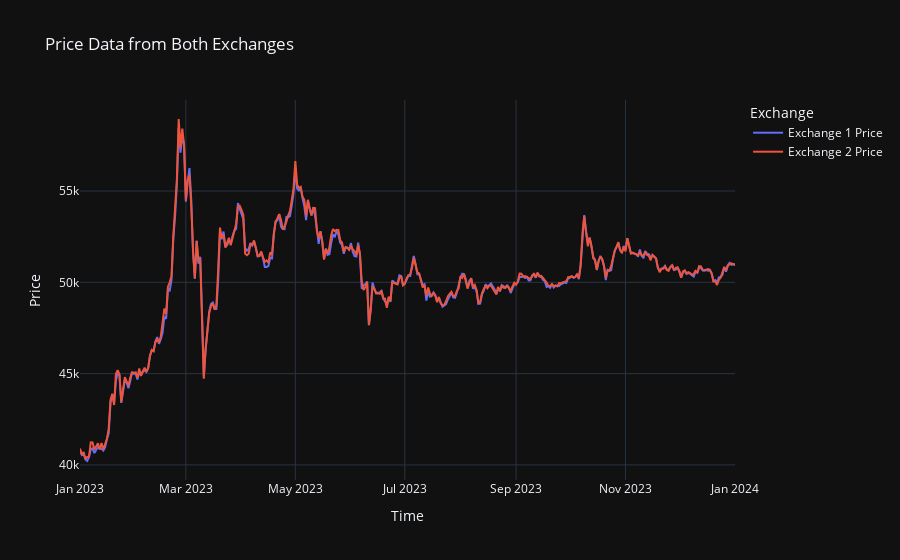
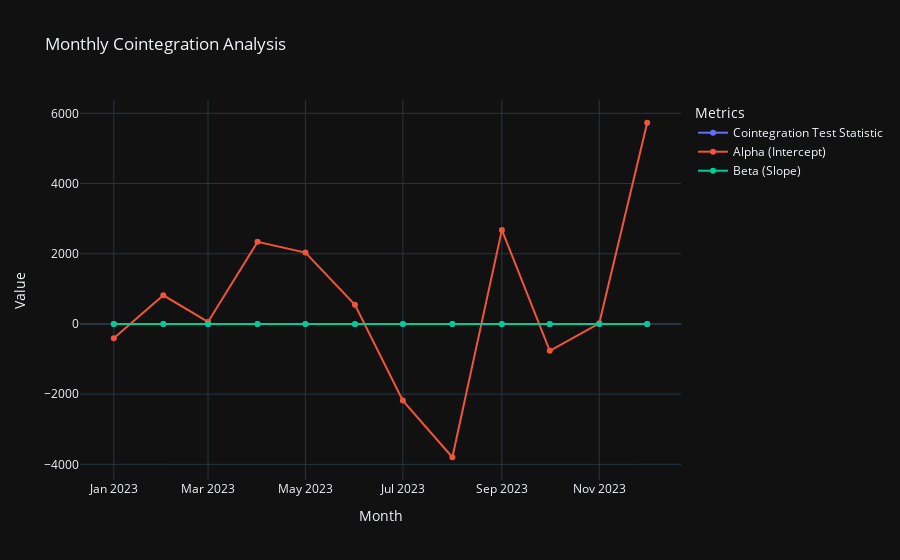

Source (notebook cell) for these figures, in order:
### Code cell
cointegration_test(RESAMPLED_1D_DATA_DIR + 'Last-Nobitex-USDTTMN.csv', RESAMPLED_1D_DATA_DIR + 'Last-Wallex-USDTTMN.csv')

### Figure 1 — Plotly figure (JSON) as saved in the notebook; plotly's stock layout.template omitted (floating-point values rounded to 4 significant figures; data arrays with more than 128 entries replaced by an {"elided": "..."} marker saying what was removed)
{"data": [{"mode": "lines", "name": "Exchange 1 Price", "type": "scatter", "x": {"elided": "366 str values"}, "y": {"elided": "366 int values"}}, {"mode": "lines", "name": "Exchange 2 Price", "type": "scatter", "x": {"elided": "366 str values"}, "y": {"elided": "366 float values"}}], "layout": {"legend": {"title": {"text": "Exchange"}}, "title": {"text": "Price Data from Both Exchanges"}, "xaxis": {"title": {"text": "Time"}}, "yaxis": {"title": {"text": "Price"}}}}

### Figure 2 — Plotly figure (JSON) as saved in the notebook; plotly's stock layout.template omitted (floating-point values rounded to 4 significant figures)
{"data": [{"mode": "lines+markers", "name": "Cointegration Test Statistic", "type": "scatter", "x": ["2023-01", "2023-02", "2023-03", "2023-04", "2023-05", "2023-06", "2023-07", "2023-08", "2023-09", "2023-10", "2023-11", "2023-12"], "y": [-3.525, -3.034, -4.692, -3.548, -2.044, -5.816, -3.187, -4.655, -6.259, -6.916, -1.906, -4.466]}, {"mode": "lines+markers", "name": "Alpha (Intercept)", "type": "scatter", "x": ["2023-01", "2023-02", "2023-03", "2023-04", "2023-05", "2023-06", "2023-07", "2023-08", "2023-09", "2023-10", "2023-11", "2023-12"], "y": [-404.8, 817.2, 56.75, 2338.0, 2033.0, 546.1, -2184.0, -3798.0, 2680.0, -766.5, 18.24, 5732.0]}, {"mode": "lines+markers", "name": "Beta (Slope)", "type": "scatter", "x": ["2023-01", "2023-02", "2023-03", "2023-04", "2023-05", "2023-06", "2023-07", "2023-08", "2023-09", "2023-10", "2023-11", "2023-12"], "y": [1.007, 0.9802, 0.9987, 0.9541, 0.9592, 0.9892, 1.043, 1.076, 0.9453, 1.015, 0.9998, 0.8862]}], "layout": {"legend": {"title": {"text": "Metrics"}}, "title": {"text": "Monthly Cointegration Analysis"}, "xaxis": {"title": {"text": "Month"}}, "yaxis": {"title": {"text": "Value"}}}}
